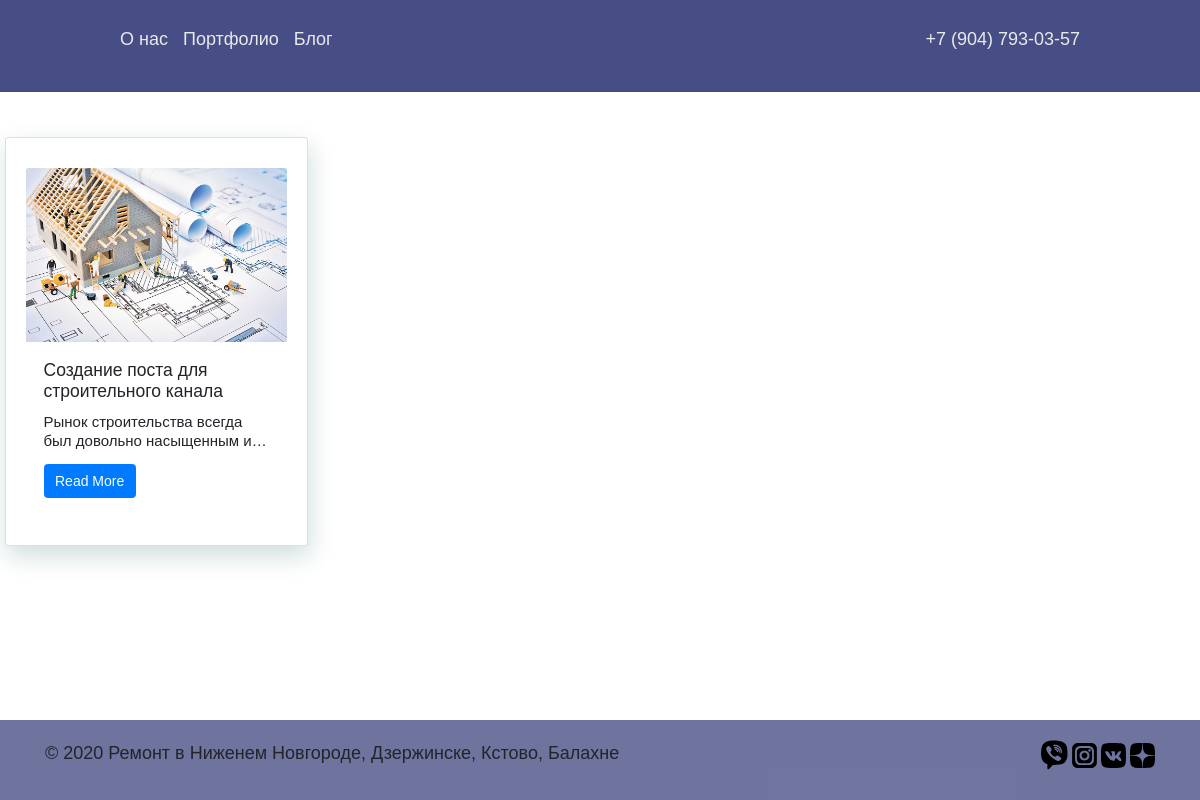
Page /blog on the committed database.
### blog/models.py (models this page shows)
class Post(models.Model):
    title = models.CharField(max_length=100, verbose_name="Заголовок поста")
    description = models.TextField(verbose_name='Тело поста')
    technology = models.CharField(max_length=100, verbose_name='Основная '
                                                               'суть поста')
    image = models.ImageField(upload_to='static/images/blog/%Y/%m/%d',
                                 verbose_name='Изображение поста',)
    class Meta:
        verbose_name = 'статью'
        verbose_name_plural = 'статьи'

### blog/views.py (the view)
# urls.py: path('', views.post_index, name='post_index'),
def post_index(request):
    posts = Post.objects.all()
    context = {
        'posts': posts
    }
    return render(request, 'blog/post_index.html', context)

### templates/blog/post_index.html (shortened to what this page needs)
{% load static %}
<!DOCTYPE html>
<html lang="ru">
<head>
    <link rel="stylesheet" href="{% static 'main_page/style.css' %}">
    <link rel="stylesheet" href="{% static 'blog/style.css' %}">
    <link rel="stylesheet" href="https://stackpath.bootstrapcdn.com/bootstrap/4.1.3/css/bootstrap.min.css">
</head>
<body>
<div class="top_site">
        <div class="top_menu">
            <div class="container_top">
                <div class="column_1">
                    <a href="{% url 'Главная' %}" class="menu__links">
                        <p>О нас</p>
                    </a>
                    <a href="{% url 'gallery' %}" class="menu__links">
                        <p class="padding">Портфолио</p>
                    </a>
                    <a href="{% url 'post_index' %}" class="menu__links">
                        <p class="padding">Блог</p>
                    </a>
                </div>
                <a href="tel:+7 (904) 793-03-57" class="menu__links">
                    <p class="phone">+7 (904) 793-03-57</p>
                </a>
            </div>
        </div>
    </div>
<div class="row">
{% for post in posts %}
    <div class="col-md-4">
        <div class="card mb-2">
            <img src="{{ post.image.name }}" class="card-img-top">
            <div class="card-body">
                <h5 class="card-title">{{ post.title }}</h5>
                <p class="card-text">{{ post.description }}</p>
                <a href="{% url 'post_detail' post.pk %}"
                   class="btn btn-primary">
                    Read More
                </a>
            </div>
        </div>
    </div>
    {% endfor %}
</div>
    <footer class="footer">
        <div class="footer_info container footer__padding">
            <p class="copyright">© 2020 Ремонт в Ниженем Новгороде, Дзержинске, Кстово, Балахне</p>
            <div class="contact-block">
                <div class="line social-icons">
                    <a href="tel:+7 (904) 793-03-57" class="icon_viber"><img class="icon_viber"
                            src="{% static 'main_page/img/viber_black-min.svg' %}" alt="viber"></a>
                    <a href="https://vk.com/away.php?to=https%3A%2F%2Finstagram.com%2Fremont_kvartir_kottedgei_nn%3Figshid%3Djfrqet957gq0&cc_key="
                        target="_blank"><img class="icon" src="{% static 'main_page/img/instagram2-min.svg' %}" alt="Instagram"></a>
                    <a href="https://vk.com/id64887960" target="_blank"><img class="icon" src="{% static 'main_page/img/vk-min.svg' %}"
                            alt="ВКонтакте"></a>
                    <a href="https://vk.com/away.php?to=http%3A%2F%2Fzen.yandex.ru%2Fid%2F5f1895f09877ff4cf5c6e7b0&cc_key="
                        target="_blank"><img class="icon" margin-top: 1px; height: 30px; src="{% static 'main_page/img/dzen.svg' %}"
                            alt="dzen"></a>
                </div>
            </div>
        </div>
    </footer>
</body>

### static/main_page/style.css (style rules this page uses)
* { font-family: Arial, sans-serif; padding: 0; margin: 0; border: 0; }
*, *:before, *:after { -webkit-box-sizing: border-box; box-sizing: border-box; }
p.card-text { -ms-text-overflow: ellipsis; text-overflow: ellipsis; overflow: hidden; -ms-line-clamp: 2; -webkit-line-clamp: 2; line-clamp: 2; display: -webkit-box; display: box; word-wrap: break-word; -webkit-box-orient: vertical; box-orient: vertical; font-size: 15px; line-height: 19px; }
nav, footer, header, aside { display: block; }
html, body { height: 100%; width: 100%; font-size: 100%; line-height: 1; font-size: 14px; -ms-text-size-adjust: 100%; -moz-text-size-adjust: 100%; -webkit-text-size-adjust: 100%; }
a { text-decoration: none; color: black; }
img { vertical-align: top; }
h1, h2, h3, h4, h5, h6 { font-size: inherit; font-weight: 400; }
p { line-height: 28px; font-size: 18px; }
.top_menu { background-color: #474d85; padding: 10px; margin-bottom: 30px; }
.container_top { display: -webkit-box; display: -ms-flexbox; display: flex; -webkit-box-pack: justify; -ms-flex-pack: justify; justify-content: space-between; max-width: 1000px; margin: 0 auto; padding: 0 20px; }
.column_1 { display: -webkit-box; display: -ms-flexbox; display: flex; }
a.menu__links { display: block; margin: 15px 0; color: #e8eaea; }
.padding { padding-left: 15px; }
.container { max-width: 1000px; display: -webkit-box; display: -ms-flexbox; display: flex; -webkit-box-pack: justify; -ms-flex-pack: justify; justify-content: space-between; margin: 0 auto; }
.card { padding: 30px 0; margin: 5px; margin-top: 15px; padding-left: 20px; padding-right: 20px; -webkit-box-sizing: border-box; box-sizing: border-box; background: #FFFFFF; -webkit-box-shadow: 2px 10px 25px rgba(20, 84, 87, 0.2); box-shadow: 2px 10px 25px rgba(20, 84, 87, 0.2); display: -webkit-box; display: -ms-flexbox; display: flex; -webkit-box-orient: vertical; -webkit-box-direction: normal; -ms-flex-direction: column; flex-direction: column; max-width: 303.33333px; }
.top_site { -webkit-box-flex: 1; -ms-flex-positive: 1; flex-grow: 1; }
footer { margin-top: 30px; padding-top: 20px; background-color: #474d85c7; }
.footer__padding { padding: 0 20px; }
.footer_info { display: -webkit-box; display: -ms-flexbox; display: flex; -webkit-box-pack: justify; -ms-flex-pack: justify; justify-content: space-between; padding-bottom: 20px; }
p.copyright { vertical-align: middle; line-height: 26px; }
.icon { height: 25px; }
.icon_viber { height: 30px; }

### static/blog/style.css (style rules this page uses)
.footer { position: absolute; left: 0; bottom: 0; width: 100%; }

### rows in the picture
Post: image.name (picture), title "Создание поста для строительного канала", description "Рынок строительства всегда был довольно насыщенным…"
